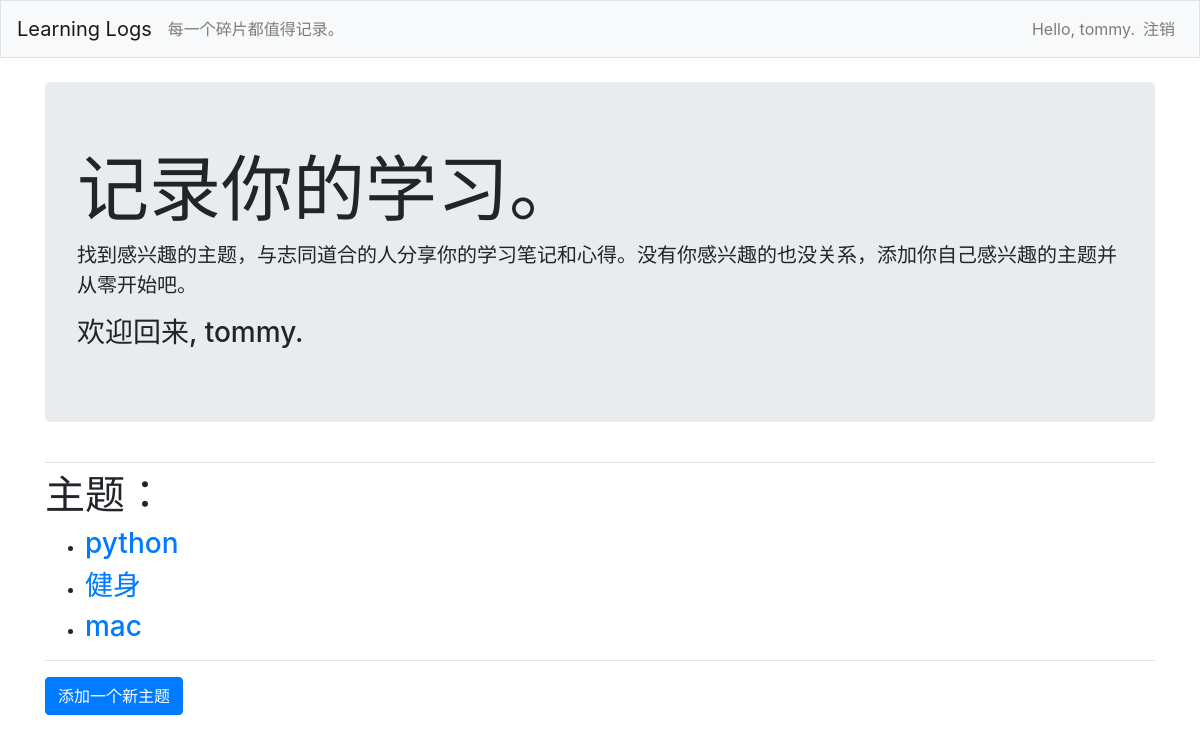
The page / (signed in) on the database its author committed.
### learning_logs/models.py (models this page shows)
class Topic(models.Model):
    text = models.CharField(max_length=200)
    date_added = models.DateTimeField(auto_now_add=True)
    def __str__(self):
        return self.text

### learning_logs/views.py (the view)
# urls.py: path('', views.index, name='index'),
def index(request):
    topics = Topic.objects.order_by('date_added')
    context = {'topics': topics,}
    return render(request, 'learning_logs/index.html', context)

### learning_logs/templates/learning_logs/index.html
{% extends "learning_logs/base.html" %}
{% block page_header %}
<div class="jumbotron">
    <h1 class="display-3">
        记录你的学习。
    </h1>
    <p class="lead">
        找到感兴趣的主题，与志同道合的人分享你的学习笔记和心得。没有你感兴趣的也没关系，添加你自己感兴趣的主题并从零开始吧。
    </p>
    {% if user.is_authenticated %}
    <h3>欢迎回来, {{ user.username }}.</h3>
    {% else %}
    <a class="btn btn-lg btn-primary" href="{% url 'users:register'%}">
        注册 &raquo;
    </a>
    {% endif %}
</div>
{% endblock page_header %}
{% block content %}
<h1>
    主题：
</h1>
<ul>
    {% for topic in topics %}
        <li><h3>
            <a href="{% url 'learning_logs:topic' topic.id %}">{{ topic }}</a>
        </h3></li>
    {% empty %}
        <li><h3>现在还没有学习主题，请添加任何您感兴趣的主题并开始学习之旅</h3></li>
    {% endfor %}
</ul>
<hr>
<h3><a class="btn btn-primary" href="{% url 'learning_logs:new_topic' %}">
    添加一个新主题
</a></h3>
{% endblock content %}

### learning_logs/templates/learning_logs/base.html (shortened to what this page needs)
{% load bootstrap4 %}
<!doctype html>
<html>
    <head>
        {% bootstrap_css %}
    </head>
    <body>
        <nav class="navbar navbar-expand-md navbar-light bg-light mb-4 border">
            <a class="navbar-brand" href="{% url 'learning_logs:index'%}">Learning Logs</a>
            <div class="collapse navbar-collapse" id='navbarCollapse'>
                <ul class="navbar-nav mr-auto">
                    <li class="nav-item">
                        <span class="navbar-text">每一个碎片都值得记录。</span>
                    </li>
                </ul>
                <ul class="navbar-nav ml-auto">
                    {% if user.is_authenticated %}
                    <li class="nav-item">
                        <span class="navbar-text">Hello, {{ user.username }}.</span>
                    </li>
                    <li class="nav-item">
                        <a class="nav-link" href="{% url 'users:logout'%}">
                            注销
                        </a>
                    </li>
                    {% endif %}
                </ul>
            </div>
        </nav>
        <main role="main" class="container">
            <div class="pb-2 mb-2 border-bottom">
                {% block page_header %}{% endblock page_header %}
            </div>
            <div>
                {% block content %}{% endblock content %}
            </div>
        </main>
    </body>
</html>

### rows shown on the page
Topic: text "python"
Topic: text "健身"
Topic: text "mac"

### other values the page prints
{{ user.username }} "tommy"
